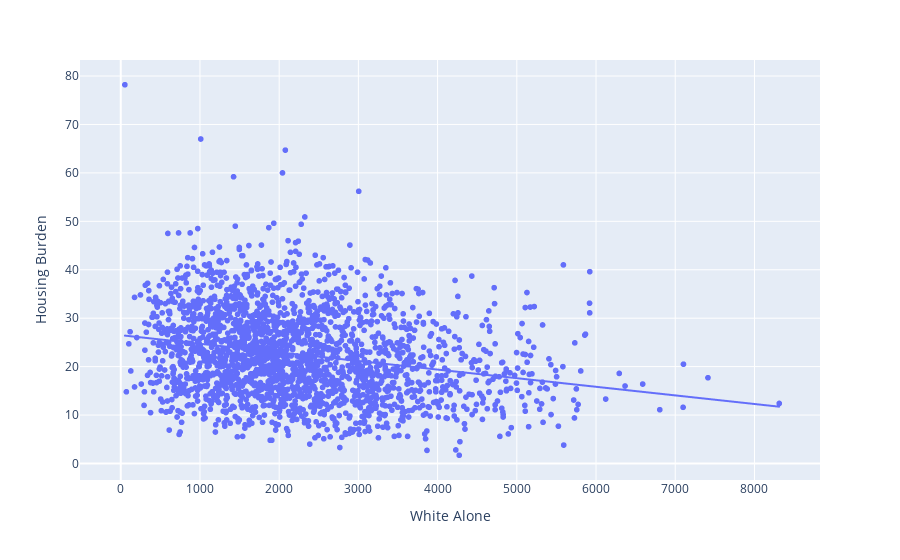

The notebook cell saved with this chart:
### Code cell
import plotly.express as px

fig = px.scatter(race_burden_df, x="White Alone", y="Housing Burden", trendline="ols")
fig.show()

### Figure 1 — Plotly figure (JSON) as saved in the notebook; plotly's stock layout.template omitted (floating-point values rounded to 4 significant figures; data arrays with more than 128 entries replaced by an {"elided": "..."} marker saying what was removed)
{"data": [{"hovertemplate": "White Alone=%{x}<br>Housing Burden=%{y}<extra></extra>", "legendgroup": "", "marker": {"color": "#636efa", "symbol": "circle"}, "mode": "markers", "name": "", "showlegend": false, "type": "scattergl", "x": {"elided": "2342 int values"}, "xaxis": "x", "y": {"elided": "2342 float values"}, "yaxis": "y"}, {"hovertemplate": "<b>OLS trendline</b><br>Housing Burden = -0.00177657 * White Alone + 26.4949<br>R<sup>2</sup>=0.055025<br><br>White Alone=%{x}<br>Housing Burden=%{y} <b>(trend)</b><extra></extra>", "legendgroup": "", "marker": {"color": "#636efa", "symbol": "circle"}, "mode": "lines", "name": "", "showlegend": false, "type": "scattergl", "x": {"elided": "2282 int values"}, "xaxis": "x", "y": {"elided": "2282 float values"}, "yaxis": "y"}], "layout": {"autosize": true, "legend": {"tracegroupgap": 0}, "margin": {"t": 60}, "xaxis": {"anchor": "y", "autorange": true, "domain": [0, 1], "range": [-493.1, 8806.0], "title": {"text": "White Alone"}, "type": "linear"}, "yaxis": {"anchor": "x", "autorange": true, "domain": [0, 1], "range": [-4.223, 84.12], "title": {"text": "Housing Burden"}, "type": "linear"}}}
